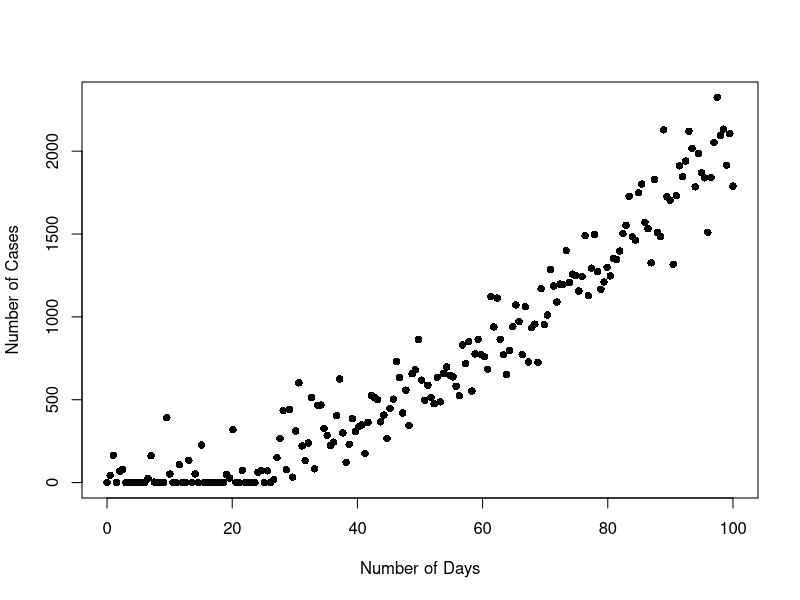
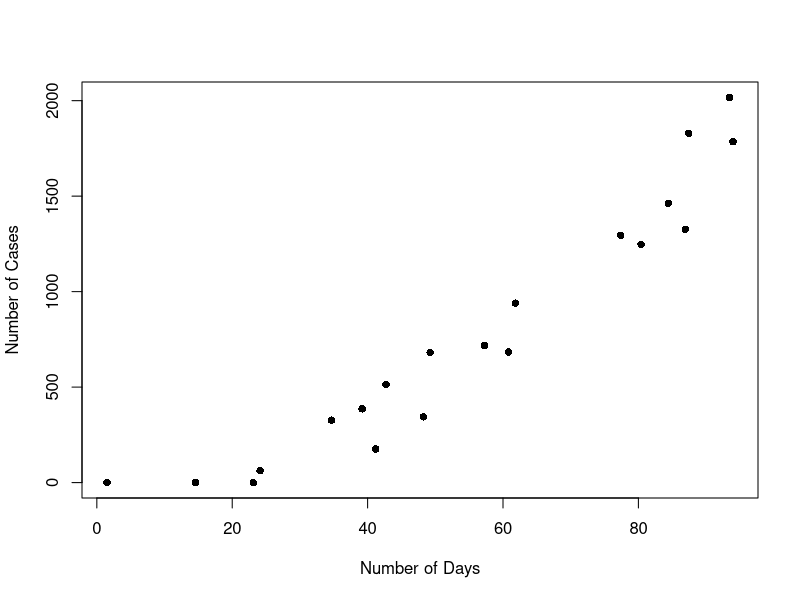
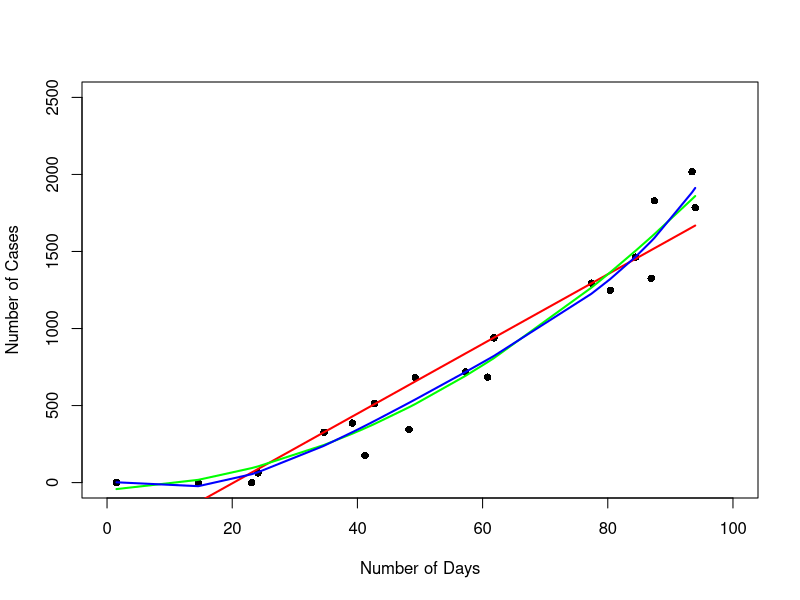
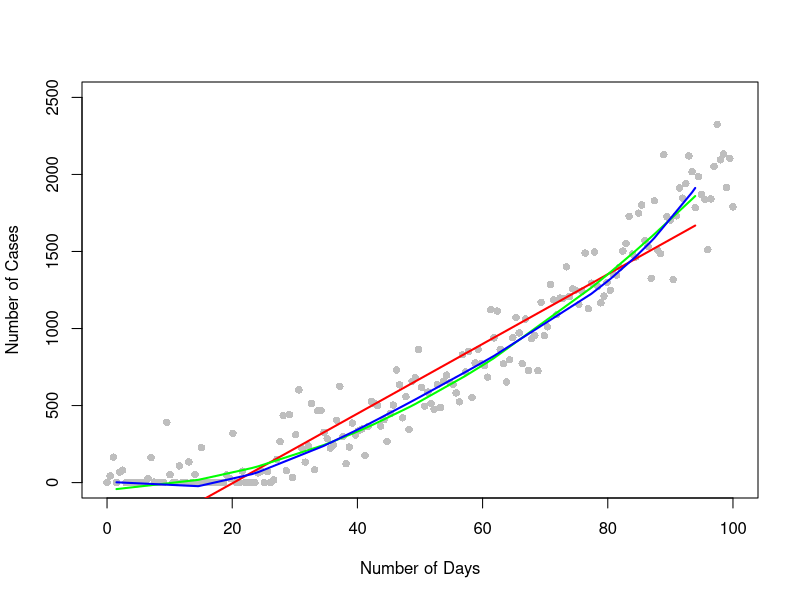

Here is the R script that generated these plots, in order:
set.seed(1234)
# Generate the epidemic data
n=200
x_big=seq(0,100,length.out=n)
y_big=1+ x_big + 0.2*x_big^2+rnorm(n,0,150)
y_big[y_big<0] <- 0 # make sure that we cant have nagtive infection No.
plot(x_big,y_big,pch=16,col='black',cex=1,ylab="Number of Cases",xlab="Number of Days")

# Train of a subset of the data
n_small=20
sm<-sort(sample(1:n,n_small))
x<-x_big[sm]
y<-y_big[sm]
plot(x,y,pch=16,col='black',cex=1,ylab="Number of Cases",xlab="Number of Days")

data_small=data.frame(x=x,y=y)
data_big=data.frame(x=x_big,y=y_big)

# 1st order polynomial - linear
plot(x,y,pch=16,col='black',cex=1,ylab="Number of Cases",xlab="Number of Days", xlim=c(0,100), ylim=c(0,2500))
l1=lm(y~x,data=data_small)
lines(x,l1$fitted.values,col='red',lwd=2)

# 2nd order polynomial 
l2=lm(y~x+I(x^2),data=data_small)
lines(x,l2$fitted.values,col='green',lwd=2)

# 5th order polynomial 
l5=lm(y~x+I(x^2)+I(x^3)+I(x^4)+I(x^5),data=data_small)
lines(x,l5$fitted.values,col='blue',lwd=2)


# Compute MSE on the testing data
error1=mean((y_big-predict(l1,newdata=data_big))^2)
error2=mean((y_big-predict(l2,newdata=data_big))^2)
error5=mean((y_big-predict(l5,newdata=data_big))^2)
error1
error2
error5


plot(x_big,y_big,pch=16, cex=1,ylab="Number of Cases",xlab="Number of Days", col="grey", xlim=c(0,100), ylim=c(0,2500))
lines(x,l1$fitted.values,col='red',lwd=2)

l1=lm(y~x+I(x^2),data=data_small)
lines(x,l2$fitted.values,col='green',lwd=2)

l1=lm(y~x+I(x^2)+I(x^3)+I(x^4)+I(x^5),data=data_small)
lines(x,l5$fitted.values,col='blue',lwd=2)
